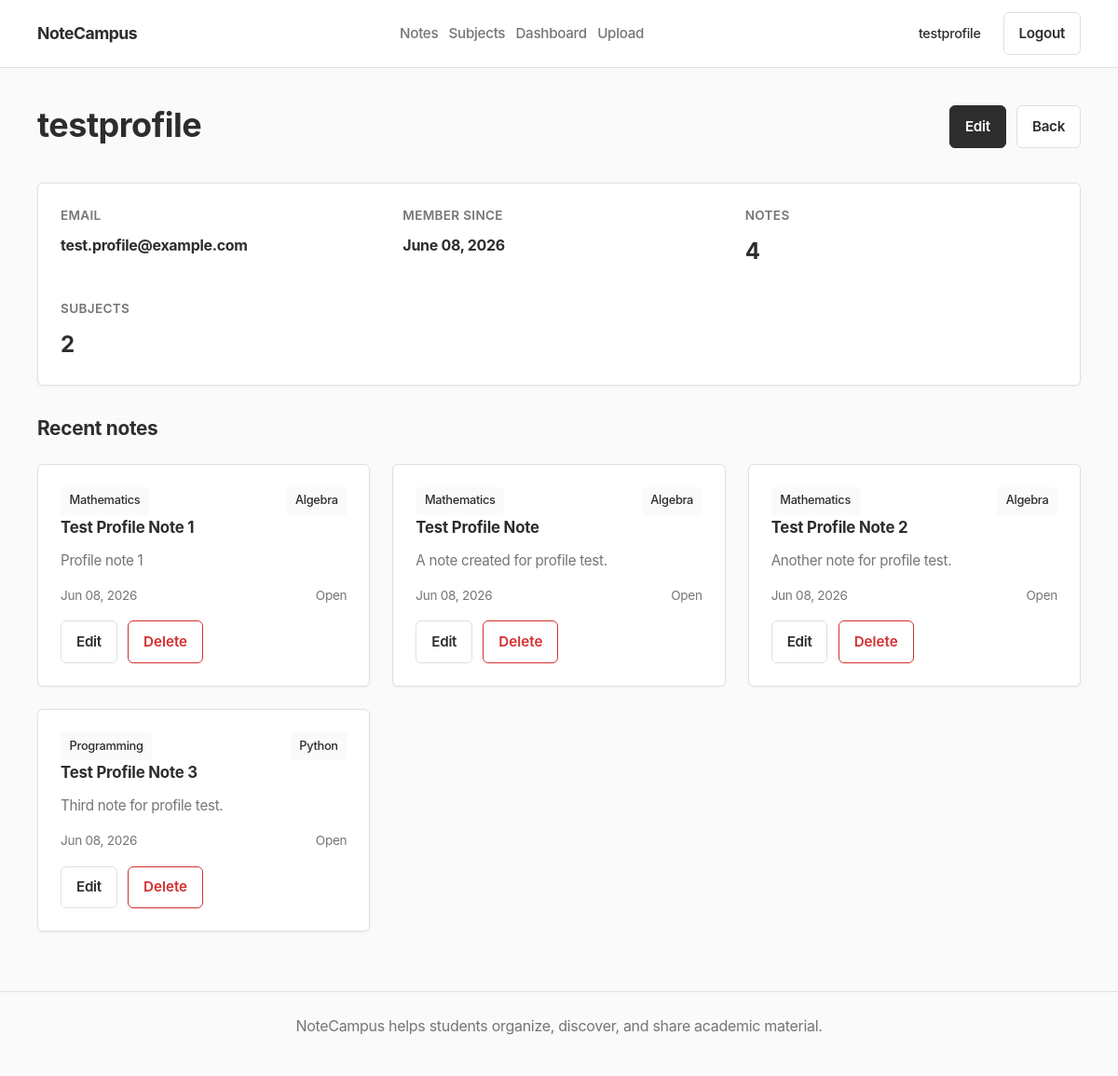
The app's page /profile (signed in) with its own data.
### app/models/user.py (models this page shows, shortened)
class User(db.Model, UserMixin):
    __tablename__ = "users"
    id = db.Column(db.Integer, primary_key=True)
    username = db.Column(
        db.String(50),
        unique=True,
        nullable=False
    )
    email = db.Column(
        db.String(120),
        unique=True,
        nullable=False
    )
    password = db.Column(
        db.String(255),
        nullable=False
    )
    created_at = db.Column(
        db.DateTime,
        server_default=db.func.now()
    )
    notes = db.relationship(
        "Note",
        backref="author",
        lazy=True
    )

### app/models/note.py (models this page shows, shortened)
class Note(db.Model):
    __tablename__ = "notes"
    id = db.Column(db.Integer, primary_key=True)
    title = db.Column(
        db.String(150),
        nullable=False
    )
    description = db.Column(
        db.Text,
        nullable=False
    )
    file_url = db.Column(
        db.String(255),
        nullable=False
    )
    user_id = db.Column(
        db.Integer,
        db.ForeignKey("users.id"),
        nullable=False
    )
    subject_id = db.Column(
        db.Integer,
        db.ForeignKey("subjects.id"),
        nullable=False
    )
    category_id = db.Column(
        db.Integer,
        db.ForeignKey("categories.id"),
        nullable=False
    )
    created_at = db.Column(
        db.DateTime,
        server_default=db.func.now()
    )

### app/models/subject.py (models this page shows, shortened)
class Subject(db.Model):
    __tablename__ = "subjects"
    id = db.Column(db.Integer, primary_key=True)
    name = db.Column(
        db.String(100),
        unique=True,
        nullable=False
    )
    description = db.Column(
        db.Text,
        nullable=False
    )
    categories = db.relationship(
        "Category",
        backref="subject",
        lazy=True,
        cascade="all, delete-orphan"
    )
    notes = db.relationship(
        "Note",
        backref="subject",
        lazy=True
    )

### app/models/category.py (models this page shows, shortened)
class Category(db.Model):
    __tablename__ = "categories"
    id = db.Column(db.Integer, primary_key=True)
    name = db.Column(
        db.String(100),
        nullable=False
    )
    description = db.Column(
        db.Text,
        nullable=False
    )
    subject_id = db.Column(
        db.Integer,
        db.ForeignKey("subjects.id"),
        nullable=False
    )
    notes = db.relationship(
        "Note",
        backref="category",
        lazy=True
    )
    __table_args__ = (
        db.UniqueConstraint(
            "name",
            "subject_id",
            name="uq_category_name_subject"
        ),
    )

### app/routes/profile.py (the view)
@profile.route("/profile")
@login_required
def profile_view():
    total_notes = Note.query.filter_by(user_id=current_user.id).count()
    total_subjects = db.session.query(Note.subject_id).filter_by(
        user_id=current_user.id
    ).distinct().count()
    recent_notes = Note.query.filter_by(
        user_id=current_user.id
    ).order_by(
        Note.created_at.desc()
    ).limit(5).all()
    return render_template(
        "profile.html",
        user=current_user,
        total_notes=total_notes,
        total_subjects=total_subjects,
        recent_notes=recent_notes
    )

### app/models/user.py (called while the page is built)
@login_manager.user_loader
def load_user(user_id):
    return User.query.get(int(user_id))

### app/templates/profile.html (shortened to what this page needs)
{% extends "base.html" %}
{% block content %}
    <section class="page-heading">
        <div>
            <h1>{{ user.username }}</h1>
        </div>
        <div class="heading-actions">
            <a class="button button-primary" href="{{ url_for('profile.edit_profile') }}">Edit</a>
            <a class="button button-secondary" href="{{ url_for('auth.dashboard') }}">Back</a>
        </div>
    </section>
    <article class="detail-main" style="margin-bottom: 2rem;">
        <div style="display: grid; grid-template-columns: repeat(auto-fit, minmax(250px, 1fr)); gap: 2rem;">
            <div>
                <span style="display: block; color: var(--color-muted); font-size: 0.85rem; font-weight: 600; margin-bottom: 0.5rem; text-transform: uppercase; letter-spacing: 0.3px;">Email</span>
                <strong style="color: var(--color-primary);">{{ user.email }}</strong>
            </div>
            <div>
                <span style="display: block; color: var(--color-muted); font-size: 0.85rem; font-weight: 600; margin-bottom: 0.5rem; text-transform: uppercase; letter-spacing: 0.3px;">Member Since</span>
                <strong style="color: var(--color-primary);">{{ user.created_at.strftime('%B %d, %Y') if user.created_at else 'Recently' }}</strong>
            </div>
            <div>
                <span style="display: block; color: var(--color-muted); font-size: 0.85rem; font-weight: 600; margin-bottom: 0.5rem; text-transform: uppercase; letter-spacing: 0.3px;">Notes</span>
                <strong style="color: var(--color-primary); font-size: 1.5rem;">{{ total_notes }}</strong>
            </div>
            <div>
                <span style="display: block; color: var(--color-muted); font-size: 0.85rem; font-weight: 600; margin-bottom: 0.5rem; text-transform: uppercase; letter-spacing: 0.3px;">Subjects</span>
                <strong style="color: var(--color-primary); font-size: 1.5rem;">{{ total_subjects }}</strong>
            </div>
        </div>
    </article>
    <section class="section-spacing">
        <div class="section-title">
            <h2>Recent notes</h2>
        </div>
        {% if recent_notes %}
            <div class="grid grid-3">
                {% for note in recent_notes %}
                    <article class="note-card">
                        <div class="card-meta">
                            <span>{{ note.subject.name }}</span>
                            <span>{{ note.category.name }}</span>
                        </div>
                        <h3>
                            <a href="{{ url_for('notes.note_detail', note_id=note.id) }}">
                                {{ note.title }}
                            </a>
                        </h3>
                        <p>{{ note.description }}</p>
                        <div class="card-footer">
                            <span>{{ note.created_at.strftime('%b %d, %Y') if note.created_at else 'Recently' }}</span>
                            <a href="{{ note.file_url }}" target="_blank">Open</a>
                        </div>
                        <div class="card-actions">
                            <a class="button button-secondary" href="{{ url_for('notes.edit_note', note_id=note.id) }}">Edit</a>
                            <form method="POST" action="{{ url_for('notes.delete_note', note_id=note.id) }}">
                                <button class="button button-danger" type="submit">Delete</button>
                            </form>
                        </div>
                    </article>
                {% endfor %}
            </div>
        {% else %}
            <div class="empty-state">
                <h3>No notes yet</h3>
                <p>Start uploading your first study resource.</p>
                <a class="button button-primary" href="{{ url_for('notes.upload_note') }}">Upload note</a>
            </div>
        {% endif %}
    </section>
{% endblock %}

### app/templates/base.html (shortened to what this page needs)
<!DOCTYPE html>
<html lang="en">
<head>
    <link rel="stylesheet" href="{{ url_for('static', filename='css/main.css') }}">
</head>
<body>
    <header class="site-header">
        <nav class="navbar">
            <a class="brand" href="{{ url_for('home') }}">
                <span>NoteCampus</span>
            </a>
            <div class="nav-links">
                <a href="{{ url_for('notes.list_notes') }}">Notes</a>
                <a href="{{ url_for('subjects.list_subjects') }}">Subjects</a>
                {% if current_user.is_authenticated %}
                    <a href="{{ url_for('auth.dashboard') }}">Dashboard</a>
                    <a href="{{ url_for('notes.upload_note') }}">Upload</a>
                {% endif %}
            </div>
            <div class="user-actions">
                {% if current_user.is_authenticated %}
                    <a href="{{ url_for('profile.profile_view') }}" class="user-chip">{{ current_user.username }}</a>
                    <a class="button button-secondary" href="{{ url_for('auth.logout') }}">Logout</a>
                {% else %}
                    <a class="button button-secondary" href="{{ url_for('auth.login') }}">Login</a>
                    <a class="button button-primary" href="{{ url_for('auth.register') }}">Register</a>
                {% endif %}
            </div>
        </nav>
    </header>
    <main class="page-shell">
        {% block content %}{% endblock %}
    </main>
    <footer class="site-footer">
        <p>NoteCampus helps students organize, discover, and share academic material.</p>
    </footer>
</body>
</html>

### records on screen
User: username "testprofile", email "test.profile@example.com", created_at "June 08, 2026"
Note: subject.name "Mathematics", category.name "Algebra", title "Test Profile Note 1", description "Profile note 1", created_at "Jun 08, 2026"
Note: subject.name "Mathematics", category.name "Algebra", title "Test Profile Note", description "A note created for profile test.", created_at "Jun 08, 2026"
Note: subject.name "Mathematics", category.name "Algebra", title "Test Profile Note 2", description "Another note for profile test.", created_at "Jun 08, 2026"
Note: subject.name "Programming", category.name "Python", title "Test Profile Note 3", description "Third note for profile test.", created_at "Jun 08, 2026"

### other values on screen
{{ total_notes }} "4"
{{ total_subjects }} "2"
